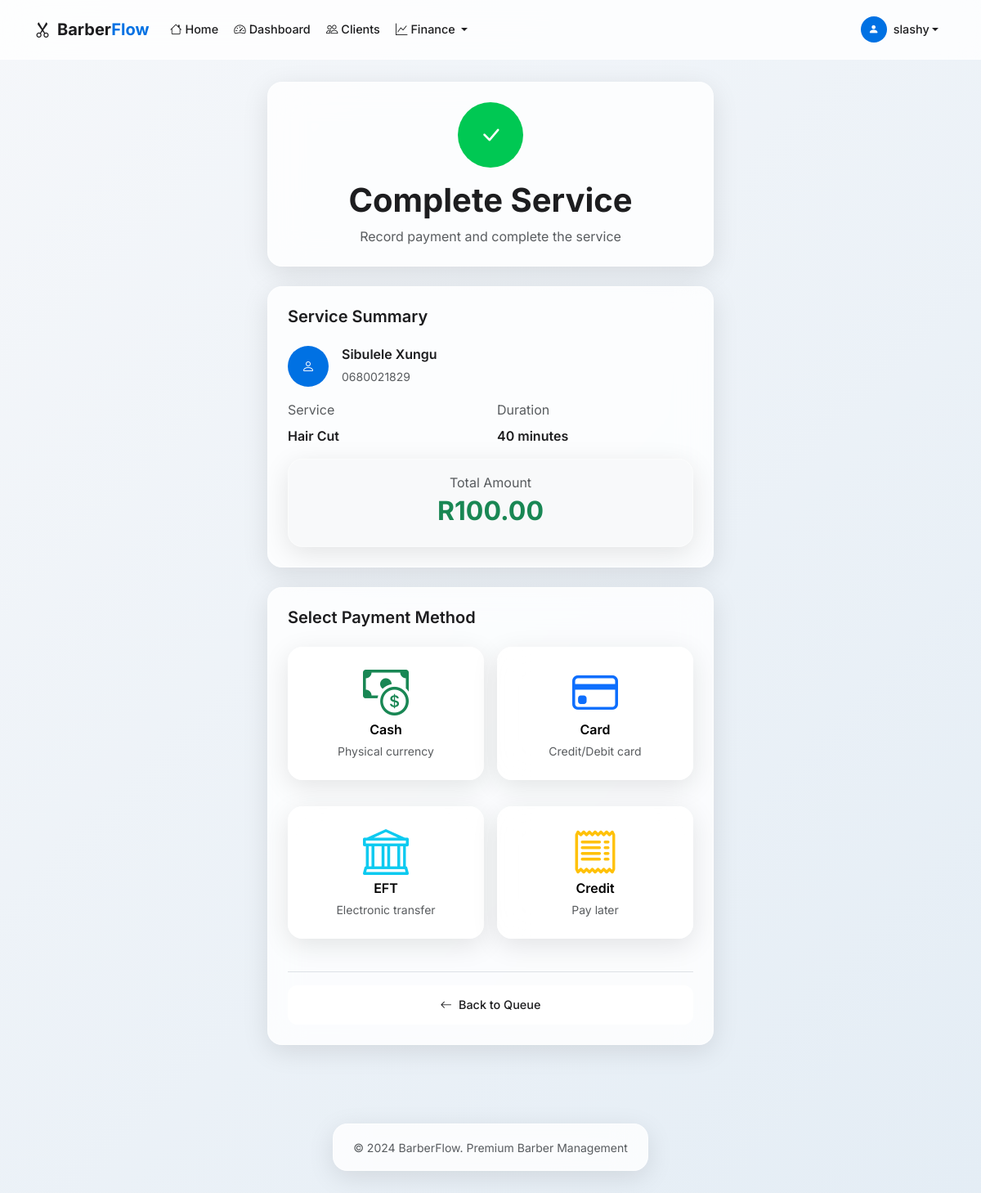
/bookings/1/complete/ (signed in), run on the app's committed database.
### barber/models.py (models this page shows, shortened)
class Barber(AbstractUser):
    phone = models.CharField(max_length=15, blank=True)
    work_start_time = models.TimeField(default='08:00')
    work_end_time = models.TimeField(default='18:00')
    sms_notifications_enabled = models.BooleanField(default=True)
    class Meta:
        verbose_name = 'Barber'
        verbose_name_plural = 'Barbers'

class Booking(models.Model):
    STATUS_CHOICES = [
        ('waiting', 'Waiting'),
        ('pending', 'Pending'),
        ('confirmed', 'Confirmed'),
        ('in_progress', 'In Progress'),
        ('completed', 'Completed'),
        ('cancelled', 'Cancelled'),
        ('removed', 'Removed'),
    ]
    barber = models.ForeignKey(Barber, on_delete=models.CASCADE, related_name='bookings')
    client = models.ForeignKey(Client, on_delete=models.SET_NULL, null=True, blank=True, related_name='bookings')
    service = models.ForeignKey(Service, on_delete=models.SET_NULL, null=True, blank=True, related_name='bookings')
    client_name = models.CharField(max_length=200, blank=True)
    client_phone = models.CharField(max_length=15, blank=True)
    appointment_date = models.DateField(null=True, blank=True)
    appointment_time = models.TimeField(null=True, blank=True)
    status = models.CharField(max_length=20, choices=STATUS_CHOICES, default='waiting')
    is_walkin = models.BooleanField(default=False)
    queue_position = models.IntegerField(default=0)
    added_to_queue_at = models.DateTimeField(auto_now_add=True)
    timer_started_at = models.DateTimeField(null=True, blank=True)
    timer_ended_at = models.DateTimeField(null=True, blank=True)
    sms_confirmation_sent = models.BooleanField(default=False)
    sms_reminder_sent = models.BooleanField(default=False)
    cancellation_token = models.CharField(max_length=100, blank=True, null=True, unique=True)
    created_at = models.DateTimeField(auto_now_add=True)
    updated_at = models.DateTimeField(auto_now=True)
    class Meta:
        ordering = ['queue_position', 'added_to_queue_at']
    def get_client_name(self):
        return f"{self.client.name} {self.client.surname}" if self.client else self.client_name

class Client(models.Model):
    AGE_GROUPS = [
        ('child', 'Child'),
        ('teen', 'Teen'),
        ('adult', 'Adult'),
        ('senior', 'Senior'),
    ]
    GENDER_CHOICES = [
        ('male', 'Male'),
        ('female', 'Female'),
        ('other', 'Other'),
    ]
    barber = models.ForeignKey(Barber, on_delete=models.CASCADE, related_name='clients')
    name = models.CharField(max_length=100)
    surname = models.CharField(max_length=100)
    phone = models.CharField(max_length=15)
    age_group = models.CharField(max_length=10, choices=AGE_GROUPS)
    gender = models.CharField(max_length=10, choices=GENDER_CHOICES)
    created_at = models.DateTimeField(auto_now_add=True)
    class Meta:
        ordering = ['surname', 'name']
        unique_together = ['barber', 'phone']

class Service(models.Model):
    barber = models.ForeignKey(Barber, on_delete=models.CASCADE, related_name='services')
    name = models.CharField(max_length=100)
    duration_minutes = models.IntegerField(help_text="Duration in minutes")
    price = models.DecimalField(max_digits=10, decimal_places=2)
    created_at = models.DateTimeField(auto_now_add=True)
    class Meta:
        ordering = ['name']
        unique_together = ['barber', 'name']

### barber/views.py (the view, shortened to what this page needs)
# urls.py: path('bookings/<int:pk>/complete/', views.booking_complete, name='booking_complete'),
@login_required
def booking_complete(request, pk):
    booking = get_object_or_404(Booking, pk=pk, barber=request.user)
    return render(request, 'barber/booking_complete.html', {'booking': booking})

### templates/barber/booking_complete.html (shortened to what this page needs)
{% extends 'barber/base.html' %}
{% block content %}
<div class="container">
    <div class="row justify-content-center">
        <div class="col-lg-6">
            <div class="row mb-4 fade-in-up">
                <div class="col-12">
                    <div class="card-apple p-4 text-center">
                        <div class="rounded-circle bg-success d-inline-flex align-items-center justify-content-center mb-3"
                             style="width: 80px; height: 80px; background: var(--accent-green) !important;">
                            <i class="bi bi-check-lg text-white fs-3"></i>
                        </div>
                        <h1 class="display-6 fw-bold mb-2">Complete Service</h1>
                        <p class="text-muted mb-0">Record payment and complete the service</p>
                    </div>
                </div>
            </div>
            <div class="card-apple p-4 mb-4 fade-in-up" style="animation-delay: 0.1s;">
                <h5 class="fw-semibold mb-4">Service Summary</h5>
                <div class="row g-3">
                    <div class="col-12">
                        <div class="d-flex align-items-center">
                            <div class="rounded-circle bg-primary d-flex align-items-center justify-content-center me-3"
                                 style="width: 50px; height: 50px; background: var(--accent-blue) !important;">
                                <i class="bi bi-person text-white"></i>
                            </div>
                            <div>
                                <h6 class="fw-semibold mb-1">{{ booking.get_client_name }}</h6>
                                <small class="text-muted">
                                    {% if booking.client %}
                                        {{ booking.client.phone }}
                                    {% else %}
                                        {{ booking.client_phone }}
                                    {% endif %}
                                </small>
                            </div>
                        </div>
                    </div>
                    <div class="col-md-6">
                        <label class="form-label text-muted">Service</label>
                        <div class="fw-semibold">{{ booking.service.name }}</div>
                    </div>
                    <div class="col-md-6">
                        <label class="form-label text-muted">Duration</label>
                        <div class="fw-semibold">{{ booking.service.duration_minutes }} minutes</div>
                    </div>
                    <div class="col-12">
                        <div class="card-apple p-3 bg-light">
                            <div class="text-center">
                                <div class="text-muted mb-1">Total Amount</div>
                                <div class="h2 text-success fw-bold">R{{ booking.service.price }}</div>
                            </div>
                        </div>
                    </div>
                </div>
            </div>
            <div class="card-apple p-4 fade-in-up" style="animation-delay: 0.2s;">
                <h5 class="fw-semibold mb-4">Select Payment Method</h5>
                <form method="post">
                    <div class="row g-3">
                        <div class="col-md-6 mb-3">
                            <button type="submit" name="payment_method" value="cash" class="card-apple w-100 border-0 text-decoration-none p-4 text-center">
                                <i class="bi bi-cash-coin display-4 text-success mb-3"></i>
                                <h6 class="fw-semibold mb-1">Cash</h6>
                                <small class="text-muted">Physical currency</small>
                            </button>
                        </div>
                        <div class="col-md-6 mb-3">
                            <button type="submit" name="payment_method" value="card" class="card-apple w-100 border-0 text-decoration-none p-4 text-center">
                                <i class="bi bi-credit-card display-4 text-primary mb-3"></i>
                                <h6 class="fw-semibold mb-1">Card</h6>
                                <small class="text-muted">Credit/Debit card</small>
                            </button>
                        </div>
                        <div class="col-md-6 mb-3">
                            <button type="submit" name="payment_method" value="eft" class="card-apple w-100 border-0 text-decoration-none p-4 text-center">
                                <i class="bi bi-bank display-4 text-info mb-3"></i>
                                <h6 class="fw-semibold mb-1">EFT</h6>
                                <small class="text-muted">Electronic transfer</small>
                            </button>
                        </div>
                        <div class="col-md-6 mb-3">
                            <button type="submit" name="payment_method" value="credit" class="card-apple w-100 border-0 text-decoration-none p-4 text-center">
                                <i class="bi bi-receipt display-4 text-warning mb-3"></i>
                                <h6 class="fw-semibold mb-1">Credit</h6>
                                <small class="text-muted">Pay later</small>
                            </button>
                        </div>
                    </div>
                </form>
                <div class="mt-4 pt-3 border-top">
                    <a href="{% url 'home' %}" class="btn btn-apple w-100">
                        <i class="bi bi-arrow-left me-2"></i>Back to Queue
                    </a>
                </div>
            </div>
        </div>
    </div>
</div>
{% endblock %}

### templates/barber/base.html (shortened to what this page needs)
<!DOCTYPE html>
<html lang="en">
<head>
    <link href="https://cdn.jsdelivr.net/npm/bootstrap@5.3.0/dist/css/bootstrap.min.css" rel="stylesheet">
    <link rel="stylesheet" href="https://cdn.jsdelivr.net/npm/bootstrap-icons@1.10.0/font/bootstrap-icons.css">
    {% load static %}
</head>
<body>
    {% if user.is_authenticated %}
    <nav class="navbar navbar-expand-lg navbar-apple fixed-top">
        <div class="container">
            <a class="navbar-brand fw-bold" href="{% url 'home' %}" style="color: var(--text-primary);">
                <i class="bi bi-scissors me-2"></i>Barber<span style="color: var(--accent-blue);">Flow</span>
            </a>
            <div class="collapse navbar-collapse" id="navbarNav">
                <ul class="navbar-nav me-auto">
                    <li class="nav-item">
                        <a class="nav-link nav-link-apple {% if request.resolver_match.url_name == 'home' %}active{% endif %}" href="{% url 'home' %}">
                            <i class="bi bi-house me-1"></i>Home
                        </a>
                    </li>
                    <li class="nav-item">
                        <a class="nav-link nav-link-apple {% if request.resolver_match.url_name == 'dashboard' %}active{% endif %}" href="{% url 'dashboard' %}">
                            <i class="bi bi-speedometer2 me-1"></i>Dashboard
                        </a>
                    </li>
                    <li class="nav-item">
                        <a class="nav-link nav-link-apple {% if request.resolver_match.url_name == 'clients_list' %}active{% endif %}" href="{% url 'clients_list' %}">
                            <i class="bi bi-people me-1"></i>Clients
                        </a>
                    </li>
                    <li class="nav-item dropdown">
                        <a class="nav-link nav-link-apple dropdown-toggle" href="#" role="button" data-bs-toggle="dropdown">
                            <i class="bi bi-graph-up me-1"></i>Finance
                        </a>
                    </li>
                </ul>
                <ul class="navbar-nav">
                    <li class="nav-item dropdown">
                        <a class="nav-link nav-link-apple dropdown-toggle d-flex align-items-center" href="#" role="button" data-bs-toggle="dropdown">
                            <div class="rounded-circle bg-primary d-flex align-items-center justify-content-center me-2" style="width: 32px; height: 32px; background: var(--accent-blue) !important;">
                                <i class="bi bi-person-fill text-white" style="font-size: 0.8rem;"></i>
                            </div>
                            {{ user.username }}
                        </a>
                    </li>
                </ul>
            </div>
        </div>
    </nav>
    {% endif %}
    <main class="container-fluid py-4" style="margin-top: {% if user.is_authenticated %}76px{% else %}0{% endif %};">
        {% block content %}{% endblock %}
    </main>
    {% if user.is_authenticated %}
    <footer class="py-4 mt-5">
        <div class="container text-center">
            <div class="card-apple px-4 py-3 d-inline-block">
                <small class="text-muted">&copy; 2024 BarberFlow. Premium Barber Management</small>
            </div>
        </div>
    </footer>
    {% endif %}
</body>
</html>

### templates/barber/base.html (style rules this page uses)
:root { --apple-glass: rgba(255, 255, 255, 0.8); --apple-glass-border: rgba(255, 255, 255, 0.4); --apple-glass-shadow: 0 8px 32px rgba(0, 0, 0, 0.1); --apple-blur: blur(20px); --text-primary: #1d1d1f; --text-secondary: #86868b; --accent-blue: #0071e3; --accent-green: #00c853; --accent-orange: #ff9500; --accent-red: #ff3b30; }
* { margin: 0; padding: 0; box-sizing: border-box; }
body { font-family: 'Inter', -apple-system, BlinkMacSystemFont, sans-serif; background: linear-gradient(135deg, #f5f7fa 0%, #e4edf5 100%); min-height: 100vh; color: var(--text-primary); line-height: 1.5; -webkit-font-smoothing: antialiased; }
.navbar-apple { background: rgba(255, 255, 255, 0.8) !important; backdrop-filter: blur(20px); -webkit-backdrop-filter: blur(20px); border-bottom: 1px solid rgba(255, 255, 255, 0.4); padding: 0.75rem 0; }
.nav-link-apple { color: var(--text-primary) !important; font-weight: 500; padding: 0.5rem 1rem; border-radius: 12px; transition: all 0.3s cubic-bezier(0.4, 0, 0.2, 1); margin: 0 0.1rem; font-size: 0.9rem; }
.card-apple { background: var(--apple-glass); backdrop-filter: var(--apple-blur); -webkit-backdrop-filter: var(--apple-blur); border: 1px solid var(--apple-glass-border); border-radius: 18px; box-shadow: var(--apple-glass-shadow); transition: all 0.4s cubic-bezier(0.4, 0, 0.2, 1); overflow: hidden; }
.btn-apple { background: rgba(255, 255, 255, 0.9); backdrop-filter: blur(10px); border: 1px solid rgba(255, 255, 255, 0.6); color: var(--text-primary); border-radius: 12px; padding: 0.75rem 1.5rem; font-weight: 500; transition: all 0.3s cubic-bezier(0.4, 0, 0.2, 1); font-size: 0.9rem; }
.fade-in-up { animation: fadeInUp 0.6s ease-out; }

### data on the page
Barber: username "slashy"
Booking: get_client_name "Sibulele Xungu", client.phone "0680021829", service.name "Hair Cut", service.duration_minutes "40", service.price "100.00"
